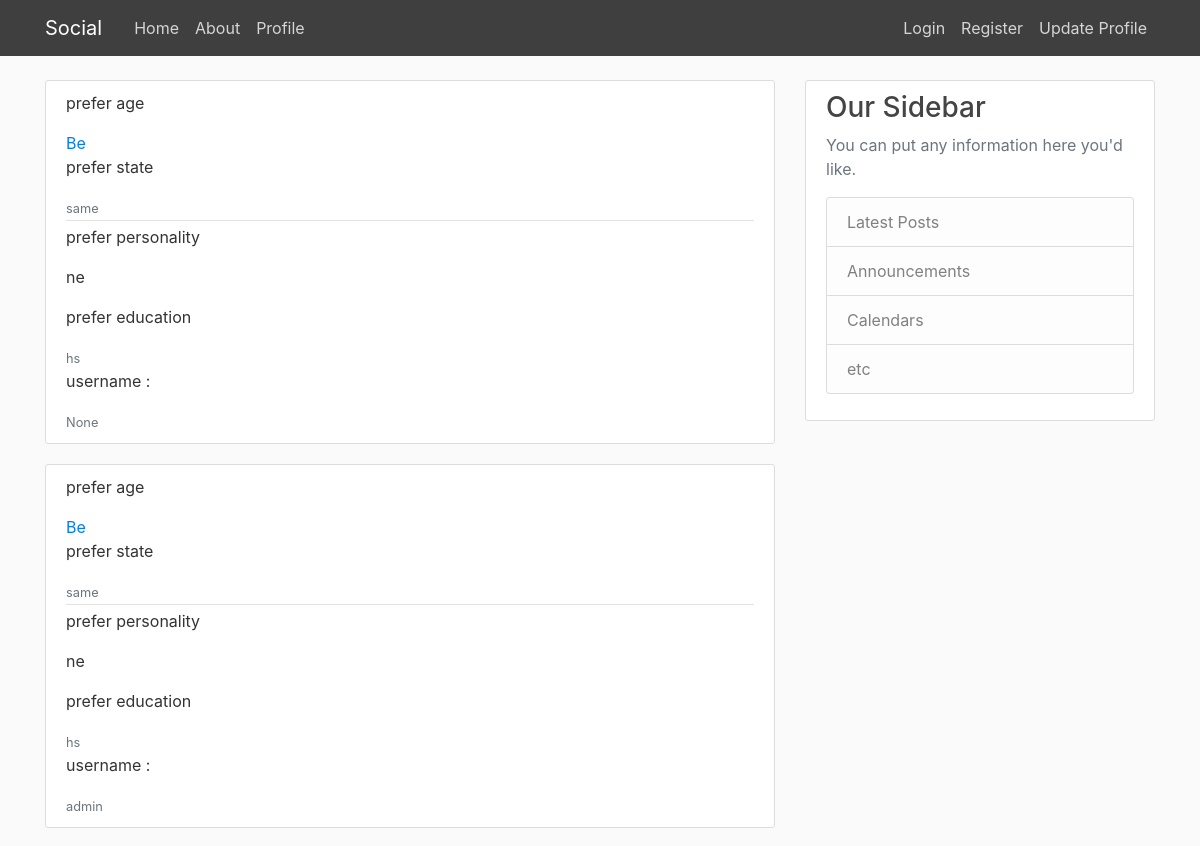
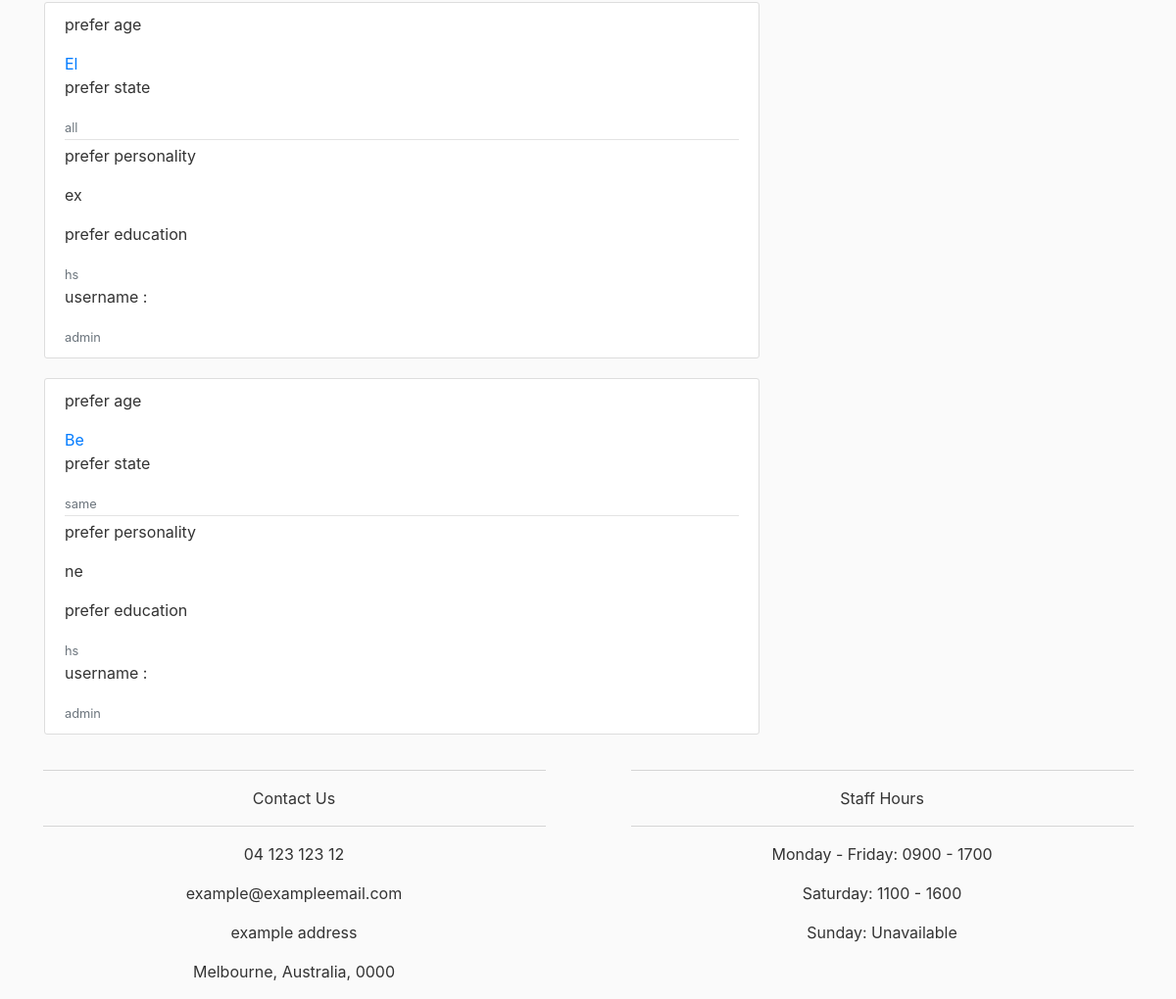
The page /display on the database its author committed (2 pictures, top to bottom).
### app/models.py (models this page shows, shortened)
class Preferences(db.Model):
    preferencesid = db.Column(db.Integer, primary_key=True)
    prefage = db.Column(db.String(60))
    prefstate = db.Column(db.String(60))
    prefpersonality = db.Column(db.String(60))
    prefeducation = db.Column(db.String(60))
    username = db.Column(db.String, db.ForeignKey('user.username'))

### app/routes.py (the view)
@app.route("/display")
def display():
    prefs=Preferences.query.all()
    return render_template('display.html',title='display', prefs=prefs)

### app/templates/display.html
{% extends "layout.html" %}
{% block content %}
 {% for prefs in prefs %}
        <article class="media content-section">
          <div class="media-body">
            <div class="article-metadata">
			  <p>prefer age </p>
              <a class="mr-2" href="#">{{ prefs.prefage }}</a>
			  <p> prefer state </p>
              <small class="text-muted">{{ prefs.prefstate }}</small>
            </div>
			<p>prefer personality </p>
            <p class="article-content">{{ prefs.prefpersonality }}</p>
            <p> prefer education</p>
            <small class="text-muted">{{prefs.prefeducation }}</small>
			<p> username :</p>
			<small class="text-muted">{{prefs.username}}</small>
          </div>
        </article>
    {% endfor %}
{% endblock content %}

### app/templates/layout.html (shortened to what this page needs)
<!DOCTYPE html>
<html>
<head>
    <link rel="stylesheet" href="https://maxcdn.bootstrapcdn.com/bootstrap/4.0.0/css/bootstrap.min.css">
    <link rel="stylesheet" href="https://maxcdn.bootstrapcdn.com/bootstrap/4.0.0/css/bootstrap.min.css">
    <link rel="stylesheet" type="text/css" href="{{ url_for('static', filename='css/main.css') }}">
</head>
<body>
    <header class="site-header">
      <nav class="navbar navbar-expand-md navbar-dark bg-steel fixed-top">
        <div class="container">
          <a class="navbar-brand mr-4" href="/">Social</a>
          <div class="collapse navbar-collapse" id="navbarToggle">
            <div class="navbar-nav mr-auto">
              <a class="nav-item nav-link" href="{{ url_for('home') }}">Home</a>
              <a class="nav-item nav-link" href="{{ url_for('about') }}">About</a>
              <a class="nav-item nav-link" href="{{ url_for('profile') }}">Profile</a>
            </div>
            <div class="navbar-nav">
              {% if current_user.is_authenticated %}
                <a class="nav-item nav-link" href="{{ url_for('account') }}">Account</a>
                <a class="nav-item nav-link" href="{{ url_for('logout') }}">Logout</a>
				<a class="nav-item nav-link" href="{{ url_for('preferences')}}">update preferences </a>
				<a class="nav-item nav-link" href="{{ url_for('display')}}">display preferences </a>
              {% else %}
                <a class="nav-item nav-link" href="{{ url_for('login') }}">Login</a>
                <a class="nav-item nav-link" href="{{ url_for('register') }}">Register</a>
                <a class="nav-item nav-link">Update Profile</a>
              {% endif %}
            </div>
          </div>
        </div>
      </nav>
    </header>
    <main role="main" class="container">
      <div class="row">
        <div class="col-md-8">
          {% block content %}{% endblock %}
        </div>
        <div class="col-md-4">
          <div class="content-section">
            <h3>Our Sidebar</h3>
            <p class='text-muted'>You can put any information here you'd like.
              <ul class="list-group">
                <li class="list-group-item list-group-item-light">Latest Posts</li>
                <li class="list-group-item list-group-item-light">Announcements</li>
                <li class="list-group-item list-group-item-light">Calendars</li>
                <li class="list-group-item list-group-item-light">etc</li>
              </ul>
            </p>
          </div>
        </div>
      </div>
    </main>
    <footer>
      <div class="container-fluid padding">
      <div class="row text-center">
          <div class="col-md-6">
              <hr class="light">
              <p>Contact Us</p>
              <hr class="light">
              <p>04 123 123 12</p>
              <p>example@exampleemail.com</p>
              <p>example address</p>
              <p>Melbourne, Australia, 0000</p>
          </div>
          <div class="col-md-6">
              <hr class="light">
              <p>Staff Hours</p>
              <hr class="light">
              <p>Monday - Friday: 0900 - 1700</p>
              <p>Saturday: 1100 - 1600</p>
              <p>Sunday: Unavailable</p>
          </div>
      </div>
      </div>
  </footer>
</body>
</html>

### app/static/css/main.css (style rules this page uses)
body { background: #fafafa; color: #333333; margin-top: 5rem; }
h1, h2, h3, h4, h5, h6 { color: #444444; }
.bg-steel { background-color: #3f3f3f; }
.site-header .navbar-nav .nav-link { color: #d5d5d5; }
.content-section { background: #ffffff; padding: 10px 20px; border: 1px solid #dddddd; border-radius: 3px; margin-bottom: 20px; }
.article-content { white-space: pre-line; }
.article-metadata { padding-bottom: 1px; margin-bottom: 4px; border-bottom: 1px solid #e3e3e3 }
hr.light { border-top: 1px solid #d5d5d5; width:90%; }

### rows shown on the page
Preferences: prefage "Be", prefstate "same", prefpersonality "ne", prefeducation "hs", username "None"
Preferences: prefage "Be", prefstate "same", prefpersonality "ne", prefeducation "hs", username "admin"
Preferences: prefage "El", prefstate "all", prefpersonality "ex", prefeducation "hs", username "admin"
Preferences: prefage "Be", prefstate "same", prefpersonality "ne", prefeducation "hs", username "admin"
